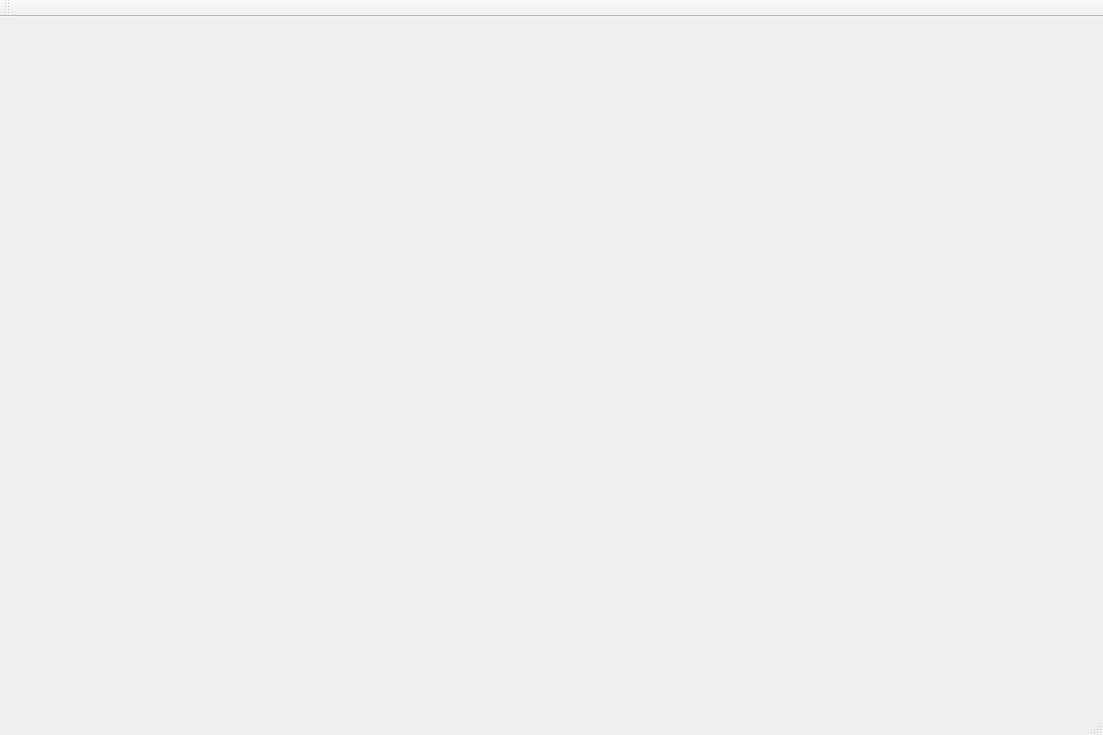
<?xml version="1.0" encoding="UTF-8"?>
<ui version="4.0">
 <class>MainWindow</class>
 <widget class="QMainWindow" name="MainWindow">
  <property name="geometry">
   <rect>
    <x>0</x>
    <y>0</y>
    <width>1103</width>
    <height>735</height>
   </rect>
  </property>
  <property name="windowTitle">
   <string>MainWindow</string>
  </property>
  <widget class="QWidget" name="centralWidget">
   <widget class="QCustomPlot" name="customPlot" native="true">
    <property name="geometry">
     <rect>
      <x>50</x>
      <y>20</y>
      <width>811</width>
      <height>321</height>
     </rect>
    </property>
   </widget>
   <widget class="QCustomPlot" name="customPlot_2" native="true">
    <property name="geometry">
     <rect>
      <x>50</x>
      <y>350</y>
      <width>811</width>
      <height>321</height>
     </rect>
    </property>
   </widget>
  </widget>
  <widget class="QMenuBar" name="menuBar">
   <property name="geometry">
    <rect>
     <x>0</x>
     <y>0</y>
     <width>1103</width>
     <height>25</height>
    </rect>
   </property>
  </widget>
  <widget class="QToolBar" name="mainToolBar">
   <attribute name="toolBarArea">
    <enum>TopToolBarArea</enum>
   </attribute>
   <attribute name="toolBarBreak">
    <bool>false</bool>
   </attribute>
  </widget>
  <widget class="QStatusBar" name="statusBar"/>
 </widget>
 <layoutdefault spacing="6" margin="11"/>
 <customwidgets>
  <customwidget>
   <class>QCustomPlot</class>
   <extends>QWidget</extends>
   <header location="global">qcustomplot.h</header>
   <container>1</container>
  </customwidget>
 </customwidgets>
 <resources/>
 <connections/>
</ui>
